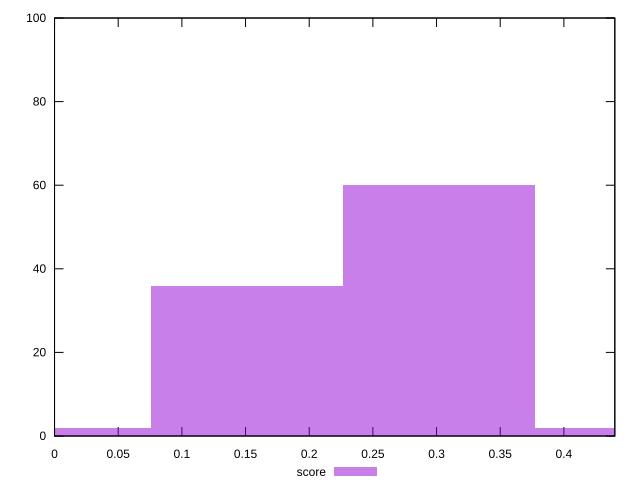

This figure's gnuplot source:
reset

$score <<EOF
0 2
0.3019579271745178 60
0.4529368907617767 2
0.1509789635872589 36
EOF

set key outside below
set boxwidth 0.1509789635872589
set xrange [0:0.44]
set yrange [0:100]
set trange [0:100]
set style fill transparent solid 0.5 noborder
set terminal svg size 640, 490 enhanced background rgb 'white'
set output "reprap/speed-index/samples/pages/score/histogram.svg"

plot $score title "score" with boxes

reset
